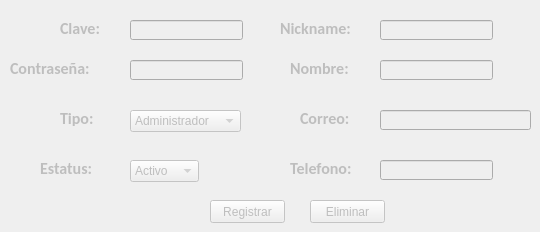
      <widget class="QWidget" name="tab_12">
       <attribute name="title">
        <string>Administración de usuarios</string>
       </attribute>
       <widget class="QLabel" name="texto_rango">
        <property name="geometry">
         <rect>
          <x>10</x>
          <y>10</y>
          <width>241</width>
          <height>16</height>
         </rect>
        </property>
        <property name="text">
         <string/>
        </property>
       </widget>
       <widget class="QLabel" name="label_8">
        <property name="enabled">
         <bool>false</bool>
        </property>
        <property name="geometry">
         <rect>
          <x>280</x>
          <y>20</y>
          <width>101</width>
          <height>16</height>
         </rect>
        </property>
        <property name="font">
         <font>
          <family>Calibri</family>
          <pointsize>12</pointsize>
          <weight>75</weight>
          <bold>true</bold>
         </font>
        </property>
        <property name="text">
         <string>Nickname:</string>
        </property>
       </widget>
       <widget class="QLineEdit" name="celda_nickname_usuario">
        <property name="enabled">
         <bool>false</bool>
        </property>
        <property name="geometry">
         <rect>
          <x>380</x>
          <y>20</y>
          <width>113</width>
          <height>20</height>
         </rect>
        </property>
       </widget>
       <widget class="QPushButton" name="boton_registrar_usuario">
        <property name="enabled">
         <bool>false</bool>
        </property>
        <property name="geometry">
         <rect>
          <x>210</x>
          <y>200</y>
          <width>75</width>
          <height>23</height>
         </rect>
        </property>
        <property name="text">
         <string>Registrar</string>
        </property>
       </widget>
       <widget class="QPushButton" name="boton_eliminar_usuario">
        <property name="enabled">
         <bool>false</bool>
        </property>
        <property name="geometry">
         <rect>
          <x>310</x>
          <y>200</y>
          <width>75</width>
          <height>23</height>
         </rect>
        </property>
        <property name="text">
         <string>Eliminar</string>
        </property>
       </widget>
       <widget class="QLabel" name="label_9">
        <property name="enabled">
         <bool>false</bool>
        </property>
        <property name="geometry">
         <rect>
          <x>60</x>
          <y>20</y>
          <width>51</width>
          <height>16</height>
         </rect>
        </property>
        <property name="font">
         <font>
          <family>Calibri</family>
          <pointsize>12</pointsize>
          <weight>75</weight>
          <bold>true</bold>
         </font>
        </property>
        <property name="text">
         <string>Clave:</string>
        </property>
       </widget>
       <widget class="QLabel" name="label_10">
        <property name="enabled">
         <bool>false</bool>
        </property>
        <property name="geometry">
         <rect>
          <x>10</x>
          <y>60</y>
          <width>111</width>
          <height>16</height>
         </rect>
        </property>
        <property name="font">
         <font>
          <family>Calibri</family>
          <pointsize>12</pointsize>
          <weight>75</weight>
          <bold>true</bold>
         </font>
        </property>
        <property name="text">
         <string>Contraseña:</string>
        </property>
       </widget>
       <widget class="QLabel" name="label_11">
        <property name="enabled">
         <bool>false</bool>
        </property>
        <property name="geometry">
         <rect>
          <x>290</x>
          <y>60</y>
          <width>71</width>
          <height>16</height>
         </rect>
        </property>
        <property name="font">
         <font>
          <family>Calibri</family>
          <pointsize>12</pointsize>
          <weight>75</weight>
          <bold>true</bold>
         </font>
        </property>
        <property name="text">
         <string>Nombre:</string>
        </property>
       </widget>
       <widget class="QLabel" name="label_12">
        <property name="enabled">
         <bool>false</bool>
        </property>
        <property name="geometry">
         <rect>
          <x>60</x>
          <y>110</y>
          <width>41</width>
          <height>16</height>
         </rect>
        </property>
        <property name="font">
         <font>
          <family>Calibri</family>
          <pointsize>12</pointsize>
          <weight>75</weight>
          <bold>true</bold>
         </font>
        </property>
        <property name="text">
         <string>Tipo:</string>
        </property>
       </widget>
       <widget class="QLabel" name="label_13">
        <property name="enabled">
         <bool>false</bool>
        </property>
        <property name="geometry">
         <rect>
          <x>300</x>
          <y>110</y>
          <width>61</width>
          <height>16</height>
         </rect>
        </property>
        <property name="font">
         <font>
          <family>Calibri</family>
          <pointsize>12</pointsize>
          <weight>75</weight>
          <bold>true</bold>
         </font>
        </property>
        <property name="text">
         <string>Correo:</string>
        </property>
       </widget>
       <widget class="QLabel" name="label_14">
        <property name="enabled">
         <bool>false</bool>
        </property>
        <property name="geometry">
         <rect>
          <x>290</x>
          <y>160</y>
          <width>71</width>
          <height>16</height>
         </rect>
        </property>
        <property name="font">
         <font>
          <family>Calibri</family>
          <pointsize>12</pointsize>
          <weight>75</weight>
          <bold>true</bold>
         </font>
        </property>
        <property name="text">
         <string>Telefono:</string>
        </property>
       </widget>
       <widget class="QLabel" name="label_15">
        <property name="enabled">
         <bool>false</bool>
        </property>
        <property name="geometry">
         <rect>
          <x>40</x>
          <y>160</y>
          <width>81</width>
          <height>16</height>
         </rect>
        </property>
        <property name="font">
         <font>
          <family>Calibri</family>
          <pointsize>12</pointsize>
          <weight>75</weight>
          <bold>true</bold>
         </font>
        </property>
        <property name="text">
         <string>Estatus:</string>
        </property>
       </widget>
       <widget class="QLineEdit" name="celda_clave_usuario">
        <property name="enabled">
         <bool>false</bool>
        </property>
        <property name="geometry">
         <rect>
          <x>130</x>
          <y>20</y>
          <width>113</width>
          <height>20</height>
         </rect>
        </property>
       </widget>
       <widget class="QLineEdit" name="celda_contrasenia_usuario">
        <property name="enabled">
         <bool>false</bool>
        </property>
        <property name="geometry">
         <rect>
          <x>380</x>
          <y>60</y>
          <width>113</width>
          <height>20</height>
         </rect>
        </property>
       </widget>
       <widget class="QLineEdit" name="celda_nombre_usuario">
        <property name="enabled">
         <bool>false</bool>
        </property>
        <property name="geometry">
         <rect>
          <x>130</x>
          <y>60</y>
          <width>113</width>
          <height>20</height>
         </rect>
        </property>
       </widget>
       <widget class="QLineEdit" name="celda_telefono_usuario">
        <property name="enabled">
         <bool>false</bool>
        </property>
        <property name="geometry">
         <rect>
          <x>380</x>
          <y>160</y>
          <width>113</width>
          <height>20</height>
         </rect>
        </property>
       </widget>
       <widget class="QLineEdit" name="celda_correo_usuario">
        <property name="enabled">
         <bool>false</bool>
        </property>
        <property name="geometry">
         <rect>
          <x>380</x>
          <y>110</y>
          <width>151</width>
          <height>20</height>
         </rect>
        </property>
       </widget>
       <widget class="QComboBox" name="combo_box_tipo">
        <property name="enabled">
         <bool>false</bool>
        </property>
        <property name="geometry">
         <rect>
          <x>130</x>
          <y>110</y>
          <width>111</width>
          <height>22</height>
         </rect>
        </property>
        <item>
         <property name="text">
          <string>Administrador</string>
         </property>
        </item>
        <item>
         <property name="text">
          <string>Vendedor</string>
         </property>
        </item>
        <item>
         <property name="text">
          <string>Caja</string>
         </property>
        </item>
       </widget>
       <widget class="QComboBox" name="combo_box_estatus">
        <property name="enabled">
         <bool>false</bool>
        </property>
        <property name="geometry">
         <rect>
          <x>130</x>
          <y>160</y>
          <width>69</width>
          <height>22</height>
         </rect>
        </property>
        <item>
         <property name="text">
          <string>Activo</string>
         </property>
        </item>
        <item>
         <property name="text">
          <string>Inactivo</string>
         </property>
        </item>
       </widget>
      </widget>
